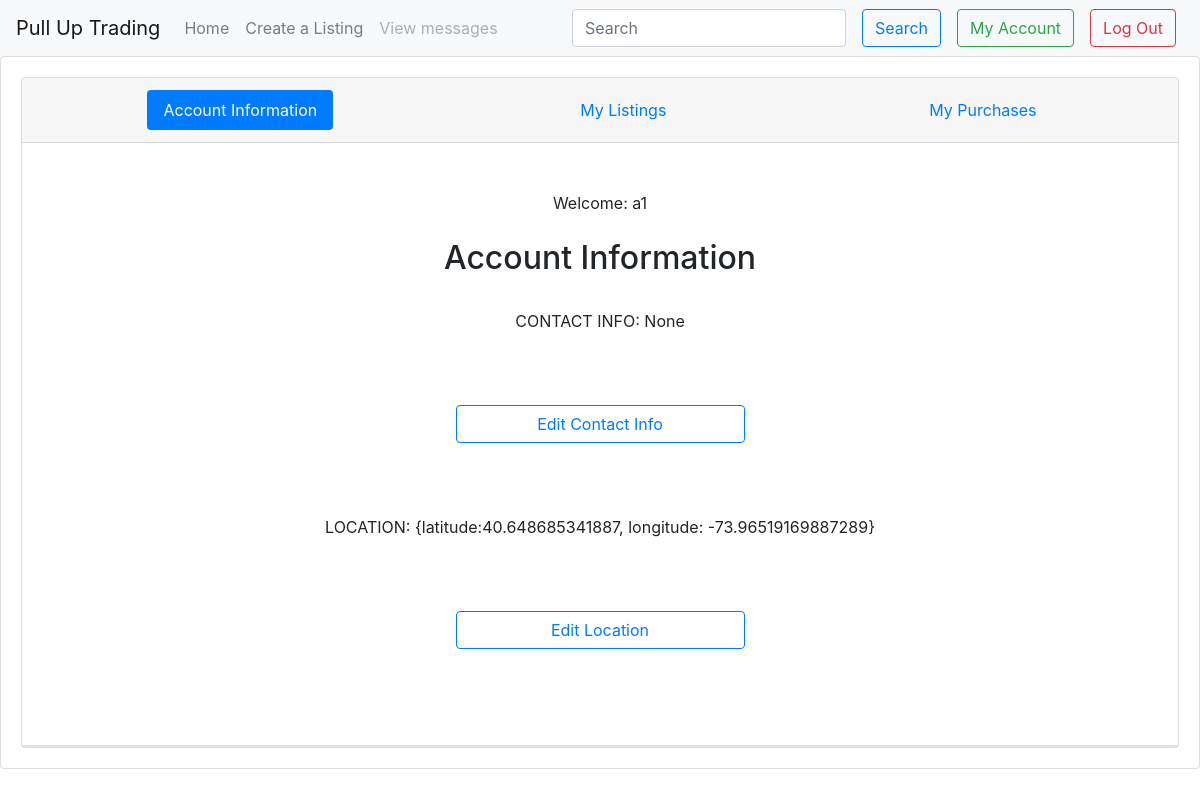
/profile (signed in), run on an earlier commit of the app's database.
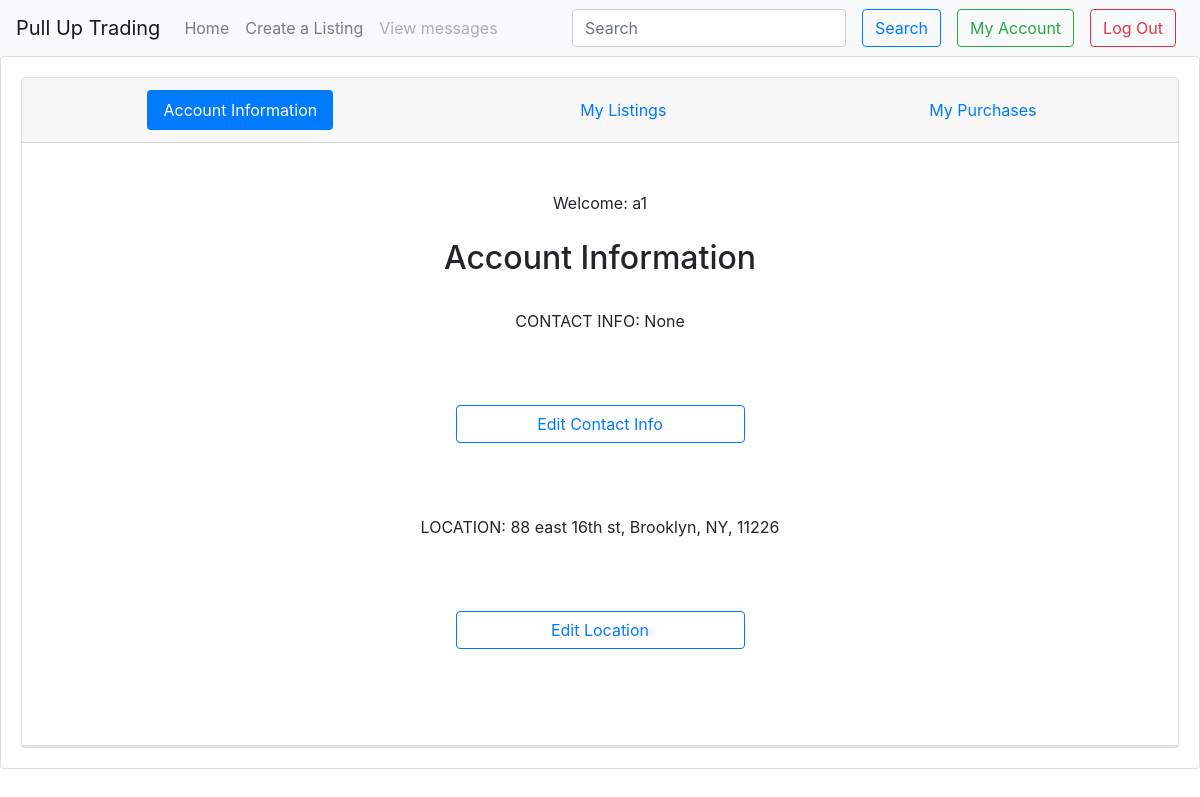
And on a later commit of the database.
### tables this page shows
CREATE TABLE users(id integer, username text, password text, location text, contactInfo text);

### __init__.py (the view, shortened to what this page needs)
@app.route('/profile', methods=['GET', 'POST'])
def profile():
    if request.method == 'GET':
        arr = getUserInfo(session['username'])
        print(arr)
        if len(request.args) > 0:
            if request.args['mType']=='0':
                return render_template('profileInfo.html', userInfo=arr, success='Updated Location')
            elif request.args['mType']=='1':
                return render_template('profileInfo.html', userInfo=arr, success='Updated Contact Info')
        return render_template('profileInfo.html', userInfo=arr)

### data/dbfunc.py (called while the page is built)
def getUserInfo(user):
    db = sqlite3.connect(DB_FILE)
    c = db.cursor()
    if isinstance(user, str):
        arr = c.execute('SELECT * FROM users WHERE username=\"{}\";'.format(user)).fetchall()
    else:
        arr = c.execute('SELECT * FROM users WHERE id={};'.format(user)).fetchall()
    return arr[0]

### templates/profileInfo.html (shortened to what this page needs)
{% extends "base.html" %}
{% block body %}
<div class="card-header">
  <ul class="nav nav-pills card-header-pills">
    <li class="mx-auto nav-item">
      <a class="nav-link active" href="/profile">Account Information</a>
    </li>
    <li class="mx-auto nav-item">
      <a class="nav-link" href="/profile/myListings/active">My Listings</a>
    </li>
    <li class="mx-auto nav-item">
      <a class="nav-link" href="/profile/myPurchases">My Purchases</a>
    </li>
  </ul>
</div>
<br>
<p class="mx-auto my-4"> Welcome: {{ session['username'] }}</p>
<h2>Account Information</h2>
<p class="mx-auto my-4"> CONTACT INFO: {{ userInfo[4] }}</p>
<button id="infoButton" class="btn btn-outline-primary w-25 mx-auto my-5 text-primary">Edit Contact Info</button>
<p class="mx-auto my-4"> LOCATION: {{ userInfo[3] }}</p>
<button id="locationButton" class="btn btn-outline-primary w-25 mx-auto my-5 text-primary">Edit Location</button>
<br>
<br>
<div class="border"></div>
{% endblock %}

### templates/base.html (shortened to what this page needs)
<!doctype html>
<html lang="en">
<head>
  <link rel="stylesheet" href="https://stackpath.bootstrapcdn.com/bootstrap/4.1.3/css/bootstrap.min.css">
  <nav class="navbar navbar-expand-lg navbar-light bg-light">
    <div class="collapse navbar-collapse" id="navbarTogglerDemo01">
      <a class="navbar-brand" href="/">Pull Up Trading</a>
      <ul class="navbar-nav mr-auto mt-2 mt-lg-0">
        {% if 'username' in session %}
        <li class="nav-item">
          <a class="nav-link" href="/home">Home</a>
        </li>
        <li class="nav-item">
          <a class="nav-link" href="/createListing">Create a Listing</a>
        </li>
        <li class="nav-item">
          <a class="nav-link disabled" href="/messages">View messages</a>
        </li>
        {% endif %}
      </ul>
      <form class="form-inline my-2 my-lg-0">
        {% if 'username' not in session %}
        <a class="btn btn-outline-success my-2 my-sm-0 text-success mx-2" href="/login">Login</a>
        <a class="btn btn-outline-danger my-2 my-sm-0 text-danger mx-2" href="/register">Sign Up</a>
        {% else %}
        <input class="form-control mr-sm-2" type="search" placeholder="Search" aria-label="Search">
        <button class="btn btn-outline-primary my-2 my-sm-0 mx-2" type="submit">Search</button>
        <a class="btn btn-outline-success my-2 my-sm-0 text-success mx-2" href="/profile">My Account</a>
        <a class="btn btn-outline-danger my-2 my-sm-0 text-danger mx-2" href="/logOut">Log Out</a>
        {% endif %}
      </form>
    </div>
  </nav>
</head>
<body>
  <div class="card text-center h-100">
    <div class="card-body center-block h-100">
      <div class="card text-center w-100 h-100 mx-auto">
        {% block body %}
        {% endblock %}
      </div>
    </div>
  </div>
</body>
</html>

What changed in the data, as far as the page shows it:
changed users: location "{latitude:40.648685341887, longitude: -73.96519169887289}" → "88 east 16th st, Brooklyn, NY, 11226"
